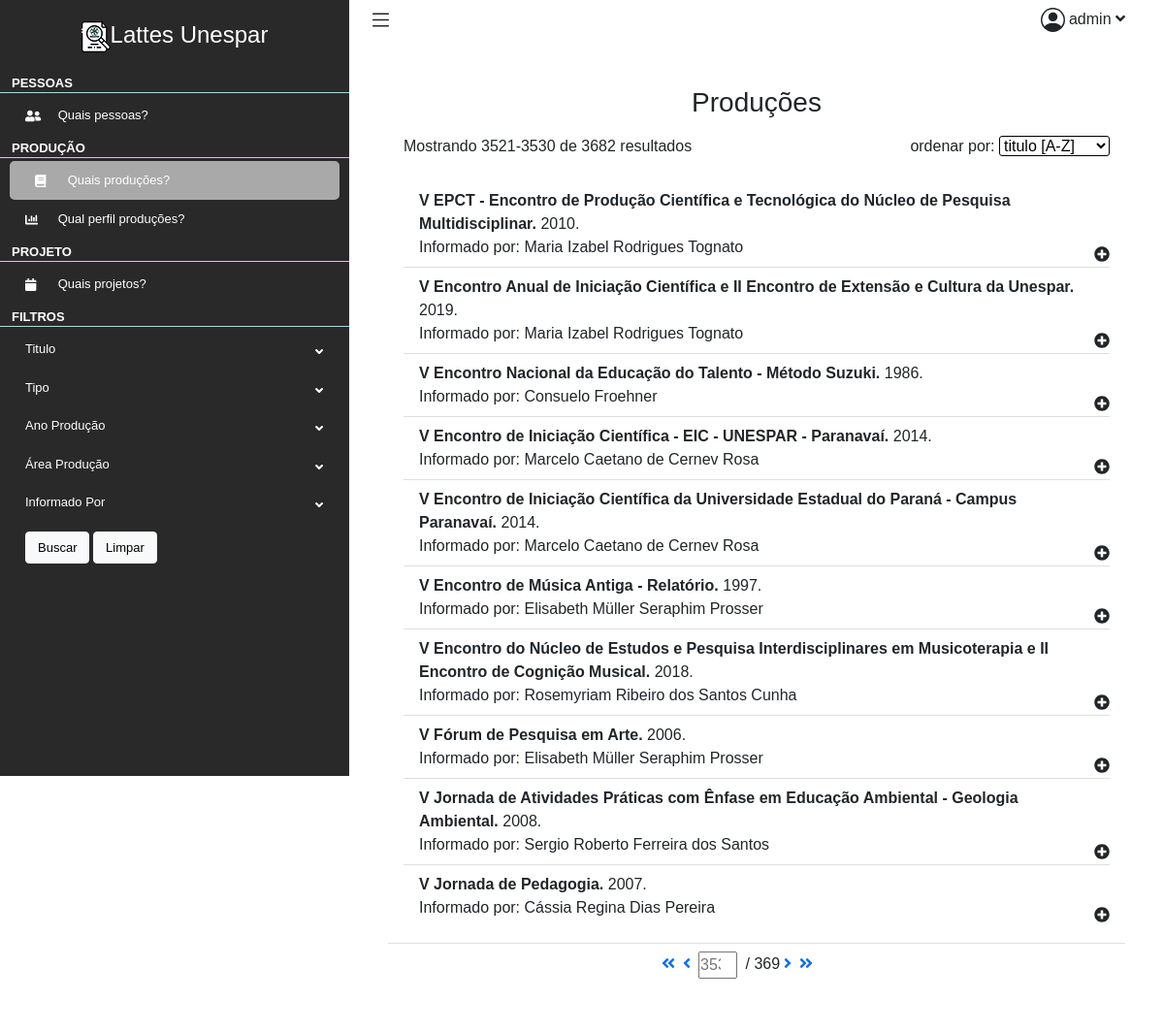
/lattes/producoes?page=353 (signed in), run on an earlier commit of the app's database.
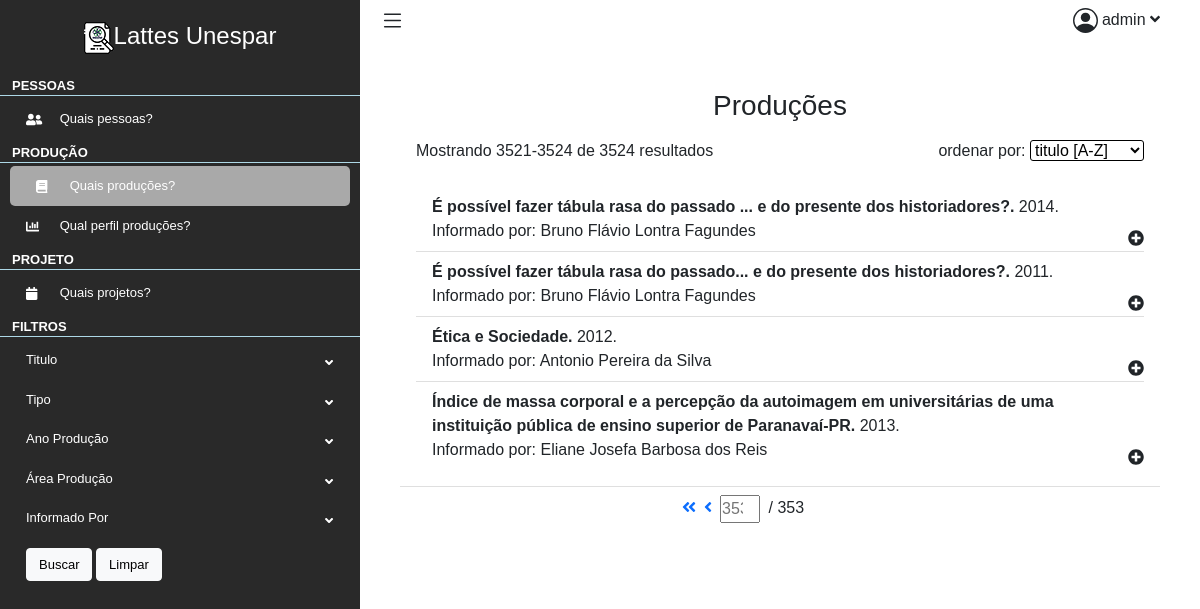
And on a later commit of the database.
### lattes/models.py (models this page shows, shortened)
class Producao(models.Model):
    ano = models.IntegerField()
    informadoPor = models.CharField(max_length=255)
    tipo = models.CharField(max_length=255)
    tipoAgrupador = models.CharField(max_length=255)
    titulo = models.CharField(max_length=255)

### lattes/views.py (the view)
# urls.py: path("producoes", views.producoes, name="producoes"),
@login_required
def producoes(request):
    context = {}
    regex = re.compile('(-?[A-Za-z]*)')
    unicode = re.compile('[A-Za-z_Á-û]*')
    ordenar = regex.match(str(request.GET.get('ordenar'))).group()
    area = request.GET.get('area')
    grandeArea = request.GET.get('grandeArea')
    if ordenar == 'None':
        ordenar = 'titulo'
    producoes = Producao.objects.all()
    if valid_param(grandeArea):
        print(f'fadfsfaffsdfsaf {grandeArea}')
        producoes = producoes.filter(areas_conhecimento__grandeArea=grandeArea)
    elif valid_param(area):
        producoes = producoes.filter(areas_conhecimento__area=area)
    producoes_filtrada = ProducaoFilter(
        request.GET,
        queryset=producoes.order_by(ordenar)
    )
    paginator = Paginator(producoes_filtrada.qs, 10)
    page_number = request.GET.get('page')
    producoes_page = paginator.get_page(page_number)
    areas = AreaConhecimento.objects.all().values('grandeArea', 'area').annotate(total=Count('id'))
    context["areas"] = areas
    context["grande_areas"] = grande_areas(areas)
    context["producoes"] = zip(producoes_page ,[producao.palavrasChave.all() for producao in producoes_page.object_list], [producao.areas_conhecimento.all() for producao in producoes_page.object_list], [producao.setores_atividade.all() for producao in producoes_page.object_list])
    context["Producao_page"] = producoes_page
    context["producoes_filtradas"] = producoes_filtrada
    return render(request, "lattes/producoes/producoes.html", context)

### lattes/templatetags/lattes_extras.py (called while the page is built)
@register.simple_tag
def my_url(value, field_name, urlencode=None):
    url = '?{}={}'.format(field_name, value)
    if urlencode:
        querystring = urlencode.split('&')
        f_querystring = filter(lambda p: p.split('=')[0]!=field_name, querystring)
        e_querystring = '&'.join(f_querystring)
        url='{}&{}'.format(url, e_querystring)
    return url

@register.filter
def replace(value, arg):
    if len(arg.split('|')) != 2:
        return value
    what, to = arg.split('|')
    return value.replace(what, to)

### lattes/views.py (called while the page is built)
def grande_areas(list):
    result = []
    for dictionary in list:
        grandeArea = dictionary['grandeArea']
        area = dictionary['area']
        total = dictionary['total']
        if not grandeArea in [dictionary['grandeArea'] for dictionary in result]:
            result.append({'grandeArea':grandeArea, 'total':total})
        else:
            for dictionary in result:
                if dictionary['grandeArea'] == grandeArea:
                    index = result.index(dictionary)
                    result.__setitem__(index, {'grandeArea':grandeArea, 'total':total + result.__getitem__(index)['total']})
    return result

def valid_param(param):
    return param != '' and param != None and param != 'None'

### lattes/templates/lattes/producoes/producoes.html (shortened to what this page needs)
{% extends 'lattes/layout.html' %}
{% load lattes_extras %}
{% load static %}
{% block main %}
<div class="container-fluid p-0">
    <div class="row">
        <div class="col-12">
            <div class="card">
                <div class="card-header">
                    <h1 class="h3 mb-3" style="text-align: center;">Produções</h1>
                    <div id="info">
                        <div>Mostrando {{ Producao_page.start_index }}-{{ Producao_page.end_index }} de {{ Producao_page.paginator.count }} resultados</div>
                        <div>ordenar por:
                            <select id="ordenar" form="filtro" name="ordenar">
                                <option value="titulo">titulo [A-Z]</option>
                            </select>
                        </div>
                    </div>
                </div>
                <div class="card-body">
                    <ul class="list-group list-group-flush">
                        {% for producao, palavras_chave, areas_conhecimento, setores_atividade in producoes%}
                        <li class="list-group-item">
                            <b>{{ producao.titulo}}.</b> {{ producao.ano }}.<br>
                            Informado por: {{ producao.informadoPor }} <br>
                            <div class="drop-bnt"><i class="fa fa-plus-circle"></i></div>
                        </li>
                        {% endfor %}
                    </ul>
                </div>
                <div class="card-footer">
                    <div class="paginator">
                        {% if Producao_page.has_previous %}
                        <a href="{% my_url 1 'page' request.GET.urlencode %}"><i class="fas fa-angle-double-left"></i></a>
                        <a href="{% my_url Producao_page.previous_page_number 'page' request.GET.urlencode %}"><i
                                class="fas fa-angle-left"></i></a>
                        {% endif %}
                        <form method="GET">
                            <input type="number" name="page" placeholder="{{Producao_page.number}}"> /
                            {{Producao_page.paginator.num_pages}}
                        </form>
                        {% if Producao_page.has_next %}
                        <a href="{% my_url Producao_page.next_page_number 'page' request.GET.urlencode %}"><i
                                class="fas fa-angle-right"></i></a>
                        <a href="{% my_url Producao_page.paginator.num_pages 'page' request.GET.urlencode %}"><i
                                class="fas fa-angle-double-right"></i></a>
                        {% endif %}
                    </div>
                </div>
            </div>
        </div>
    </div>
</div>
{% endblock %}
{% block filtro %}
<form method="GET" id="filtro">
    <li>
        <div class="drop-bnt">
            Titulo <i class="fas fa-angle-down"></i>
        </div>
    </li>
    <li>
        <div class="drop-bnt">
            Tipo <i class="fa fa-angle-down"></i>
        </div>
    </li>
    <li>
        <div class="drop-bnt">
            Ano Produção <i class="fas fa-angle-down"></i>
        </div>
    </li>
    <li id="filtro-area">
        <div class="drop-bnt">
        Área Produção <i class="fas fa-angle-down"></i>
        </div>
    </li>
    <li>
        <div class="drop-bnt">
            Informado Por <i class="fas fa-angle-down"></i>
        </div>
    </li>
    <div class="submit">
        <input type="submit" value="Buscar" class="btn btn-light" id="btn-submit">
        <button type="button" class="btn btn-light" onclick="Limpar()" id="btn-limpar">Limpar</button>
    </div>
</form>
{% endblock %}

### lattes/templates/lattes/layout.html (shortened to what this page needs)
{% load static %}
<!DOCTYPE html>
<html lang="pt-br">
<head>
    <link rel="stylesheet" href="{% static 'css/estilo.css' %}">
    <link href="https://cdn.jsdelivr.net/npm/bootstrap@5.0.0-beta3/dist/css/bootstrap.min.css" rel="stylesheet">
</head>
<body>
    <div class="content">
        <aside class="sidebar">
            <a href="#" class="sidebar-logo"><img src="{% static 'imagens/sidebar-logo-lattesunespar.png' %}" alt="logo lattes unespar">Lattes Unespar</a>
            <nav class="links">
                <ul>
                    <li>
                        <div class="link-title">Pessoas</div>
                        <ul>
                            <li>
                                <a href="{% url 'lattes:pessoas' %}">
                                    <i class="fas fa-user-friends"></i>
                                    Quais pessoas?
                                </a>
                            </li>
                        </ul>
                    </li>
                    <li>
                        <div class="link-title">Produção</div>
                        <ul>
                            <li>
                                <a href="{% url 'lattes:producoes' %}">
                                    <i class="fas fa-book"></i>
                                    Quais produções?
                                </a>
                            </li>
                            <li>
                                <a href="{% url 'lattes:perfilProducao' %}">
                                    <i class="fas fa-chart-bar"></i>
                                    Qual perfil produções?
                                </a>
                            </li>
                        </ul>
                    </li>
                    <li>
                        <div class="link-title">Projeto</div>
                        <ul>
                            <li>
                                <a href="{% url 'lattes:projetos' %}">
                                    <i class="fas fa-calendar"></i>
                                    Quais projetos?
                                </a>
                            </li>
                        </ul>
                    </li>
                    <li>
                        <div class="link-title">Filtros</div>
                        <ul id="filtros">
                            {% block filtro %}
                            {% endblock %}
                        </ul>
                    </li>
                </ul>
            </nav>
        </aside>
        <div class="main">
            <nav class="navbar navbar-expand navbar-light navbar-bg">
                <div class="drop-btn-sidebar">
                </div>
                <div class="drop-bnt" id="user-icon">
                    {{request.user.username}}
                    <i class="fas fa-angle-down"></i>
                </div>
            </nav>
            <main>
                {% block main %}
                {% endblock %}
            </main>
        </div>
</body>
</html>

### lattes/static/css/estilo.css (style rules this page uses)
* { padding: 0; margin: 0; font-family: sans-serif, Poppins,Helvetica Neue,Arial; }
:root { --primary-dark: #292929; --primary: #363636; --secundary-dark: #487b94; --secundary: #98bbd6; --white: #d3dedc; }
body { font-size: .825rem; font-weight: 400; line-height: 1.625; }
#info { display: flex; justify-content: space-between; }
main { flex: 1; width: 100%; padding: 2.5rem 2.5rem 1.5rem; }
#user-icon { position: absolute; right: 40px; cursor: pointer; }
#user-icon .fa-angle-down { position: static; }
.main { display: flex; flex-direction: column; background-color: #fff; margin-left: 360px; width: 100%; min-height: 100vh; }
.navbar { width: 100%; position: relative; padding: .875rem 1.25rem; background-color: #fff; }
.main .card { border: 0 solid transparent; margin-bottom: 20px; }
.main .card-header { background-color: #fff; border-bottom: 0 solid transparent; }
.main .card-footer { border-bottom: 0 solid transparent; margin-bottom: 20px; background-color: #fff; }
.paginator { width: 28%; margin: 0 auto 0; display: flex; }
.paginator input,.paginator i { margin: 0 4px 0; width: 40px; vertical-align: middle; }
.content { display: flex; flex-direction: row; height: 100%; }
.links ul { list-style: none; padding: 0; }
.sidebar a ,.sidebar a:hover { text-decoration: none; color: white; }
.links i { display: inline-block; vertical-align: middle; margin-right: 10px; width: 20px; }
.links li, #filtros { direction: inherit; box-sizing: border-box!important; position: relative; display: block; height: 100%; width: auto; max-width: 100%; max-height: 100%; font-size: 13px; font-weight: 400; }
.links .link-title { min-height: 20px; text-transform: uppercase; font-size: 13px; font-weight: 700; padding: 0 5px 0 12px; margin: 0; margin-top:3px; margin-bottom: 3px; border-bottom: 1px solid lightblue; }
.sidebar { position: fixed; background-color: var(--primary-dark); color: white; width: 360px; height: 100vh; overflow: auto; }
.sidebar-logo { font-weight: 500; font-size: 1.5rem; padding: 1.15rem 1.5rem; display: block; text-align: center; color: #fff; }
.sidebar-logo img { vertical-align: middle; }
.drop-bnt .fa-angle-down { position: absolute; right: 1.7rem; top: 1rem; }
.submit input, .submit button { font-size: 13px; }
.drop-btn-sidebar { cursor: pointer; }
.links a,#filtros .drop-bnt { display: block; padding: .625rem 1.625rem; cursor: pointer; }
#filtros .submit,#filtros .wrapper.wrapper.show { margin: .625rem 1.625rem; }
#filtro #btn-submit { position: inherit; transform: translateX(0); }
#ordenar { border: 1px solid black; border-radius: 3px; background-color: white; }
.list-group-item { position: relative; }
.list-group-item .drop-bnt { position: absolute; right: 0; bottom: 0; }
.drop-bnt { cursor: pointer; }

### lattes/templates/lattes/producoes/producoes.html (style rules this page uses)
#info { display: flex; justify-content: space-between; }

What changed in the data, as far as the page shows it:
removed Producao: titulo "V EPCT - Encontro de Produção Científica e Tecnológica do Núcleo de Pesquisa Multidisciplinar", ano "2010", informadoPor "Maria Izabel Rodrigues Tognato"
removed Producao: titulo "V Encontro Anual de Iniciação Científica e II Encontro de Extensão e Cultura da Unespar", ano "2019", informadoPor "Maria Izabel Rodrigues Tognato"
removed Producao: titulo "V Encontro Nacional da Educação do Talento - Método Suzuki", ano "1986", informadoPor "Consuelo Froehner"
removed Producao: titulo "V Encontro de Iniciação Científica - EIC - UNESPAR - Paranavaí", ano "2014", informadoPor "Marcelo Caetano de Cernev Rosa"
removed Producao: titulo "V Encontro de Iniciação Científica da Universidade Estadual do Paraná - Campus Paranavaí", ano "2014", informadoPor "Marcelo Caetano de Cernev Rosa"
removed Producao: titulo "V Encontro de Música Antiga - Relatório", ano "1997", informadoPor "Elisabeth Müller Seraphim Prosser"
removed Producao: titulo "V Encontro do Núcleo de Estudos e Pesquisa Interdisciplinares em Musicoterapia e II Encontro de Cognição Musical", ano "2018", informadoPor "Rosemyriam Ribeiro dos Santos Cunha"
removed Producao: titulo "V Fórum de Pesquisa em Arte", ano "2006", informadoPor "Elisabeth Müller Seraphim Prosser"
removed Producao: titulo "V Jornada de Atividades Práticas com Ênfase em Educação Ambiental - Geologia Ambiental", ano "2008", informadoPor "Sergio Roberto Ferreira dos Santos"
removed Producao: titulo "V Jornada de Pedagogia", ano "2007", informadoPor "Cássia Regina Dias Pereira"
added Producao: titulo "É possível fazer tábula rasa do passado ... e do presente dos historiadores?", ano "2014", informadoPor "Bruno Flávio Lontra Fagundes"
added Producao: titulo "É possível fazer tábula rasa do passado... e do presente dos historiadores?", ano "2011", informadoPor "Bruno Flávio Lontra Fagundes"
added Producao: titulo "Ética e Sociedade", ano "2012", informadoPor "Antonio Pereira da Silva"
added Producao: titulo "Índice de massa corporal e a percepção da autoimagem em universitárias de uma instituição pública de ensino superior de Paranavaí-PR", ano "2013", informadoPor "Eliane Josefa Barbosa dos Reis"
Also different on the page:
{{ Producao_page.end_index }}: "3530" → "3524"
{{ Producao_page.paginator.count }}: "3682" → "3524"
{{ Producao_page.paginator.num_pages }}: "369" → "353"
